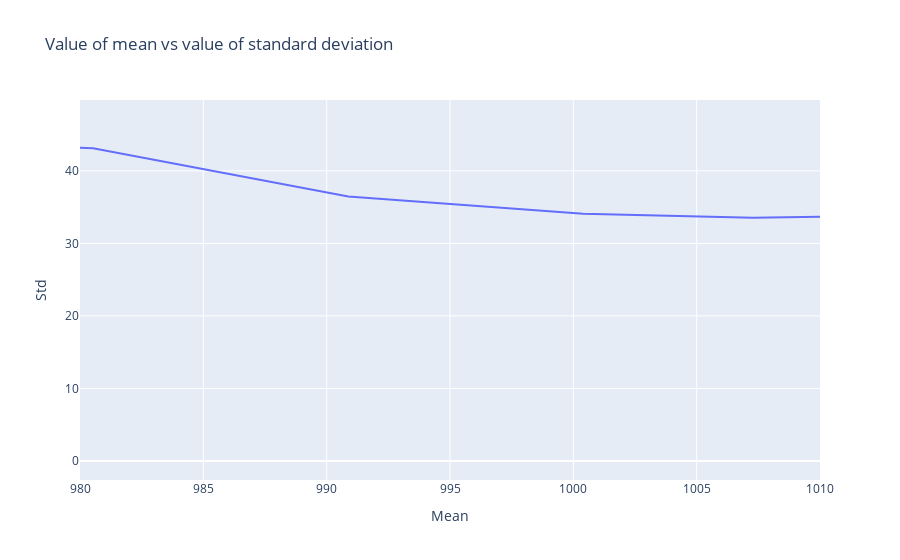

Notebook code cell kept with this figure:
### Code cell
# Zeroing in
fig = px.line(plot_df, x='Mean',y='Std', title='Value of mean vs value of standard deviation', 
              labels= dict(std='Standard Deviation', mean='Mean'))
fig.update_xaxes(range=[980,1010])
fig.show()
